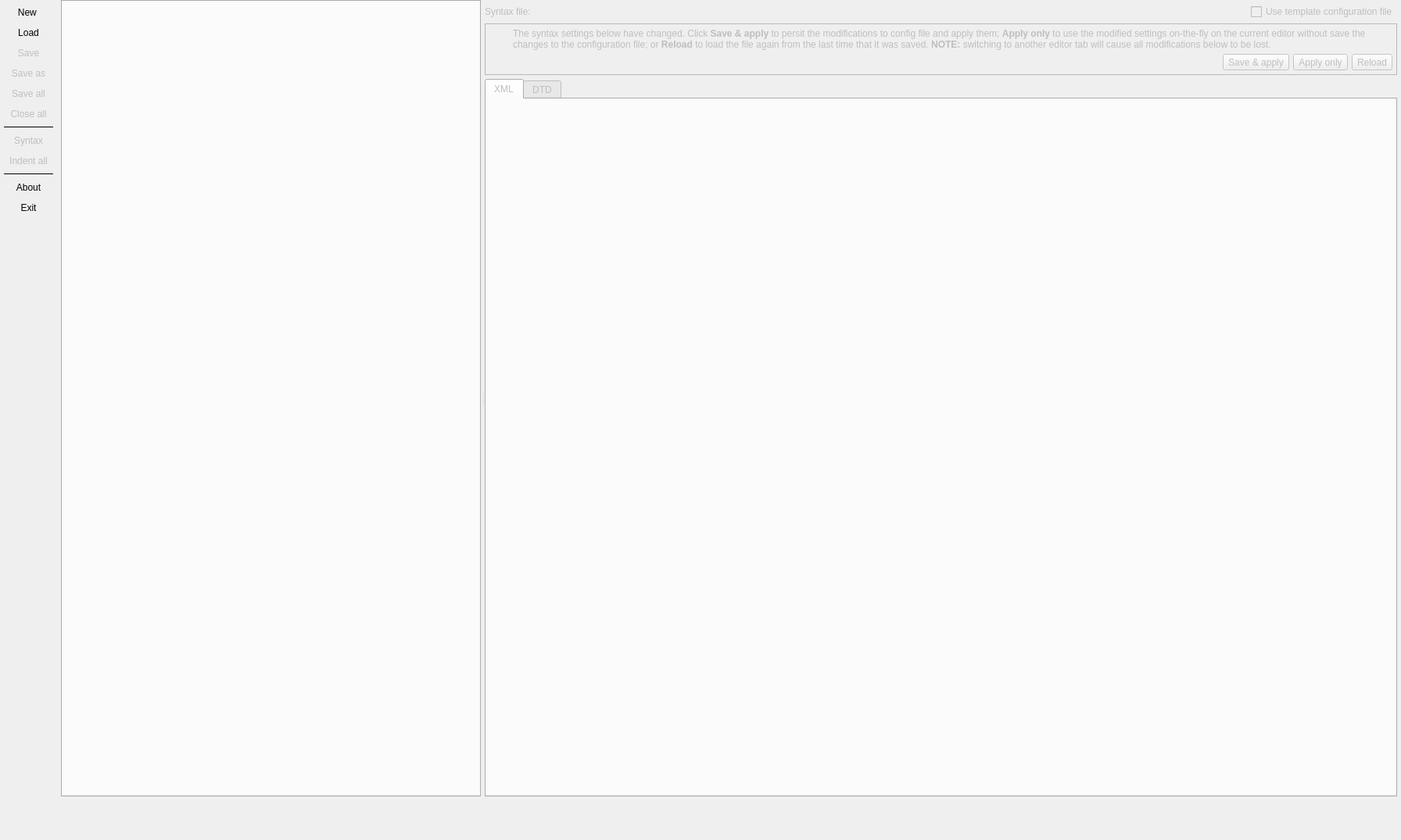
<?xml version="1.0" encoding="UTF-8"?>
<ui version="4.0">
 <class>SchemaEditorForm</class>
 <widget class="QWidget" name="SchemaEditorForm">
  <property name="geometry">
   <rect>
    <x>0</x>
    <y>0</y>
    <width>1792</width>
    <height>1075</height>
   </rect>
  </property>
  <property name="minimumSize">
   <size>
    <width>800</width>
    <height>600</height>
   </size>
  </property>
  <property name="windowTitle">
   <string>pgModeler Schema Editor</string>
  </property>
  <property name="windowIcon">
   <iconset resource="../../../libs/libgui/res/resources.qrc">
    <normaloff>:/images/images/schemafile.png</normaloff>:/images/images/schemafile.png</iconset>
  </property>
  <layout class="QGridLayout" name="gridLayout_3">
   <property name="leftMargin">
    <number>0</number>
   </property>
   <property name="topMargin">
    <number>0</number>
   </property>
   <property name="rightMargin">
    <number>5</number>
   </property>
   <property name="bottomMargin">
    <number>5</number>
   </property>
   <property name="spacing">
    <number>5</number>
   </property>
   <item row="0" column="1">
    <widget class="QSplitter" name="h_splitter">
     <property name="orientation">
      <enum>Qt::Horizontal</enum>
     </property>
     <property name="handleWidth">
      <number>5</number>
     </property>
     <property name="childrenCollapsible">
      <bool>false</bool>
     </property>
     <widget class="QFrame" name="frame">
      <layout class="QGridLayout" name="gridLayout">
       <property name="leftMargin">
        <number>0</number>
       </property>
       <property name="topMargin">
        <number>0</number>
       </property>
       <property name="rightMargin">
        <number>0</number>
       </property>
       <property name="bottomMargin">
        <number>0</number>
       </property>
       <property name="spacing">
        <number>5</number>
       </property>
       <item row="0" column="0">
        <widget class="QTabWidget" name="editors_tbw">
         <property name="maximumSize">
          <size>
           <width>16777215</width>
           <height>16777215</height>
          </size>
         </property>
         <property name="tabPosition">
          <enum>QTabWidget::North</enum>
         </property>
         <property name="tabsClosable">
          <bool>true</bool>
         </property>
        </widget>
       </item>
      </layout>
     </widget>
     <widget class="QFrame" name="syntax_cfg_edit_frm">
      <property name="enabled">
       <bool>false</bool>
      </property>
      <layout class="QGridLayout" name="gridLayout_2">
       <property name="leftMargin">
        <number>0</number>
       </property>
       <property name="topMargin">
        <number>5</number>
       </property>
       <property name="rightMargin">
        <number>0</number>
       </property>
       <property name="bottomMargin">
        <number>0</number>
       </property>
       <property name="spacing">
        <number>5</number>
       </property>
       <item row="0" column="0">
        <widget class="QLabel" name="label_2">
         <property name="sizePolicy">
          <sizepolicy hsizetype="Fixed" vsizetype="Preferred">
           <horstretch>0</horstretch>
           <verstretch>0</verstretch>
          </sizepolicy>
         </property>
         <property name="text">
          <string>Syntax file:</string>
         </property>
        </widget>
       </item>
       <item row="0" column="1" colspan="3">
        <widget class="QWidget" name="syntax_conf_wgt" native="true">
         <property name="sizePolicy">
          <sizepolicy hsizetype="Expanding" vsizetype="Preferred">
           <horstretch>0</horstretch>
           <verstretch>0</verstretch>
          </sizepolicy>
         </property>
        </widget>
       </item>
       <item row="1" column="0" colspan="5">
        <widget class="QFrame" name="alert_frm">
         <property name="sizePolicy">
          <sizepolicy hsizetype="Preferred" vsizetype="Fixed">
           <horstretch>0</horstretch>
           <verstretch>0</verstretch>
          </sizepolicy>
         </property>
         <property name="minimumSize">
          <size>
           <width>0</width>
           <height>0</height>
          </size>
         </property>
         <property name="frameShape">
          <enum>QFrame::StyledPanel</enum>
         </property>
         <property name="frameShadow">
          <enum>QFrame::Raised</enum>
         </property>
         <layout class="QGridLayout" name="gridLayout_4">
          <property name="leftMargin">
           <number>5</number>
          </property>
          <property name="topMargin">
           <number>5</number>
          </property>
          <property name="rightMargin">
           <number>5</number>
          </property>
          <property name="bottomMargin">
           <number>5</number>
          </property>
          <property name="spacing">
           <number>5</number>
          </property>
          <item row="1" column="3">
           <widget class="QToolButton" name="save_conf_tb">
            <property name="enabled">
             <bool>false</bool>
            </property>
            <property name="text">
             <string>Save &amp;&amp; apply</string>
            </property>
            <property name="icon">
             <iconset resource="../../../libs/libgui/res/resources.qrc">
              <normaloff>:/icons/icons/save.png</normaloff>:/icons/icons/save.png</iconset>
            </property>
            <property name="iconSize">
             <size>
              <width>25</width>
              <height>25</height>
             </size>
            </property>
            <property name="toolButtonStyle">
             <enum>Qt::ToolButtonTextBesideIcon</enum>
            </property>
           </widget>
          </item>
          <item row="0" column="0">
           <widget class="QLabel" name="label_6">
            <property name="minimumSize">
             <size>
              <width>25</width>
              <height>25</height>
             </size>
            </property>
            <property name="maximumSize">
             <size>
              <width>25</width>
              <height>25</height>
             </size>
            </property>
            <property name="text">
             <string/>
            </property>
            <property name="textFormat">
             <enum>Qt::AutoText</enum>
            </property>
            <property name="pixmap">
             <pixmap resource="../../../libs/libgui/res/resources.qrc">:/icons/icons/alert.png</pixmap>
            </property>
            <property name="scaledContents">
             <bool>true</bool>
            </property>
           </widget>
          </item>
          <item row="1" column="4">
           <widget class="QToolButton" name="apply_conf_tb">
            <property name="enabled">
             <bool>false</bool>
            </property>
            <property name="text">
             <string>Apply only</string>
            </property>
            <property name="icon">
             <iconset resource="../../../libs/libgui/res/resources.qrc">
              <normaloff>:/icons/icons/confirm.png</normaloff>:/icons/icons/confirm.png</iconset>
            </property>
            <property name="iconSize">
             <size>
              <width>25</width>
              <height>25</height>
             </size>
            </property>
            <property name="toolButtonStyle">
             <enum>Qt::ToolButtonTextBesideIcon</enum>
            </property>
           </widget>
          </item>
          <item row="1" column="5">
           <widget class="QToolButton" name="reload_conf_tb">
            <property name="enabled">
             <bool>false</bool>
            </property>
            <property name="text">
             <string>Reload</string>
            </property>
            <property name="icon">
             <iconset resource="../../../libs/libgui/res/resources.qrc">
              <normaloff>:/icons/icons/refresh.png</normaloff>:/icons/icons/refresh.png</iconset>
            </property>
            <property name="iconSize">
             <size>
              <width>25</width>
              <height>25</height>
             </size>
            </property>
            <property name="toolButtonStyle">
             <enum>Qt::ToolButtonTextBesideIcon</enum>
            </property>
           </widget>
          </item>
          <item row="0" column="1" colspan="5">
           <widget class="QLabel" name="hint_lbl">
            <property name="sizePolicy">
             <sizepolicy hsizetype="Preferred" vsizetype="Preferred">
              <horstretch>0</horstretch>
              <verstretch>0</verstretch>
             </sizepolicy>
            </property>
            <property name="font">
             <font>
              <bold>false</bold>
              <underline>false</underline>
              <strikeout>false</strikeout>
              <kerning>true</kerning>
             </font>
            </property>
            <property name="text">
             <string>The syntax settings below have changed. Click &lt;strong&gt;Save &amp; apply&lt;/strong&gt; to persit the modifications to config file and apply them; &lt;strong&gt;Apply only&lt;/strong&gt; to use the modified settings on-the-fly on the current editor without save the changes to the configuration file; or &lt;strong&gt;Reload&lt;/strong&gt; to load the file again from the last time that it was saved. &lt;strong&gt;NOTE:&lt;/strong&gt; switching to another editor tab will cause all modifications below to be lost.</string>
            </property>
            <property name="wordWrap">
             <bool>true</bool>
            </property>
           </widget>
          </item>
          <item row="1" column="0" colspan="3">
           <spacer name="horizontalSpacer">
            <property name="orientation">
             <enum>Qt::Horizontal</enum>
            </property>
            <property name="sizeHint" stdset="0">
             <size>
              <width>40</width>
              <height>20</height>
             </size>
            </property>
           </spacer>
          </item>
         </layout>
        </widget>
       </item>
       <item row="0" column="4">
        <widget class="QCheckBox" name="use_tmpl_file_chk">
         <property name="sizePolicy">
          <sizepolicy hsizetype="Fixed" vsizetype="Fixed">
           <horstretch>0</horstretch>
           <verstretch>0</verstretch>
          </sizepolicy>
         </property>
         <property name="toolTip">
          <string>&lt;p&gt;Instead of loading the configuration file at user's local storage, loads the template one inside the pgModeler's installation folder.&lt;/p&gt;</string>
         </property>
         <property name="text">
          <string>Use template configuration file</string>
         </property>
        </widget>
       </item>
       <item row="2" column="0" colspan="5">
        <widget class="QTabWidget" name="tabWidget">
         <property name="currentIndex">
          <number>0</number>
         </property>
         <widget class="QWidget" name="tab">
          <attribute name="title">
           <string>XML</string>
          </attribute>
          <layout class="QVBoxLayout" name="verticalLayout">
           <property name="spacing">
            <number>5</number>
           </property>
           <property name="leftMargin">
            <number>5</number>
           </property>
           <property name="topMargin">
            <number>5</number>
           </property>
           <property name="rightMargin">
            <number>5</number>
           </property>
           <property name="bottomMargin">
            <number>5</number>
           </property>
           <item>
            <widget class="QWidget" name="syntax_wgt" native="true">
             <property name="sizePolicy">
              <sizepolicy hsizetype="Preferred" vsizetype="Expanding">
               <horstretch>0</horstretch>
               <verstretch>0</verstretch>
              </sizepolicy>
             </property>
             <property name="maximumSize">
              <size>
               <width>16777215</width>
               <height>16777215</height>
              </size>
             </property>
            </widget>
           </item>
          </layout>
         </widget>
         <widget class="QWidget" name="tab_2">
          <attribute name="title">
           <string>DTD</string>
          </attribute>
          <layout class="QVBoxLayout" name="verticalLayout_2">
           <property name="spacing">
            <number>5</number>
           </property>
           <property name="leftMargin">
            <number>5</number>
           </property>
           <property name="topMargin">
            <number>5</number>
           </property>
           <property name="rightMargin">
            <number>5</number>
           </property>
           <property name="bottomMargin">
            <number>5</number>
           </property>
           <item>
            <widget class="QWidget" name="dtd_wgt" native="true">
             <property name="sizePolicy">
              <sizepolicy hsizetype="Preferred" vsizetype="Expanding">
               <horstretch>0</horstretch>
               <verstretch>0</verstretch>
              </sizepolicy>
             </property>
             <property name="maximumSize">
              <size>
               <width>16777215</width>
               <height>16777215</height>
              </size>
             </property>
            </widget>
           </item>
          </layout>
         </widget>
        </widget>
       </item>
      </layout>
     </widget>
    </widget>
   </item>
   <item row="0" column="0">
    <widget class="QWidget" name="bnts_parent_wgt" native="true">
     <property name="sizePolicy">
      <sizepolicy hsizetype="Fixed" vsizetype="Preferred">
       <horstretch>0</horstretch>
       <verstretch>0</verstretch>
      </sizepolicy>
     </property>
     <property name="minimumSize">
      <size>
       <width>0</width>
       <height>0</height>
      </size>
     </property>
     <layout class="QGridLayout" name="gridLayout_9">
      <property name="leftMargin">
       <number>5</number>
      </property>
      <property name="topMargin">
       <number>5</number>
      </property>
      <property name="rightMargin">
       <number>5</number>
      </property>
      <property name="bottomMargin">
       <number>5</number>
      </property>
      <property name="spacing">
       <number>5</number>
      </property>
      <item row="6" column="0">
       <widget class="Line" name="separator_ln_2">
        <property name="frameShadow">
         <enum>QFrame::Plain</enum>
        </property>
        <property name="orientation">
         <enum>Qt::Horizontal</enum>
        </property>
       </widget>
      </item>
      <item row="9" column="0">
       <widget class="Line" name="separator_ln">
        <property name="frameShadow">
         <enum>QFrame::Plain</enum>
        </property>
        <property name="orientation">
         <enum>Qt::Horizontal</enum>
        </property>
       </widget>
      </item>
      <item row="3" column="0">
       <widget class="QToolButton" name="save_as_tb">
        <property name="enabled">
         <bool>false</bool>
        </property>
        <property name="sizePolicy">
         <sizepolicy hsizetype="Preferred" vsizetype="Fixed">
          <horstretch>0</horstretch>
          <verstretch>0</verstretch>
         </sizepolicy>
        </property>
        <property name="minimumSize">
         <size>
          <width>0</width>
          <height>0</height>
         </size>
        </property>
        <property name="toolTip">
         <string>Save changes to another file</string>
        </property>
        <property name="text">
         <string>Save as</string>
        </property>
        <property name="icon">
         <iconset resource="../../../libs/libgui/res/resources.qrc">
          <normaloff>:/icons/icons/saveas.png</normaloff>:/icons/icons/saveas.png</iconset>
        </property>
        <property name="iconSize">
         <size>
          <width>32</width>
          <height>32</height>
         </size>
        </property>
        <property name="toolButtonStyle">
         <enum>Qt::ToolButtonTextUnderIcon</enum>
        </property>
        <property name="autoRaise">
         <bool>true</bool>
        </property>
       </widget>
      </item>
      <item row="11" column="0">
       <widget class="QToolButton" name="exit_tb">
        <property name="enabled">
         <bool>true</bool>
        </property>
        <property name="sizePolicy">
         <sizepolicy hsizetype="Preferred" vsizetype="Fixed">
          <horstretch>0</horstretch>
          <verstretch>0</verstretch>
         </sizepolicy>
        </property>
        <property name="minimumSize">
         <size>
          <width>0</width>
          <height>0</height>
         </size>
        </property>
        <property name="text">
         <string>Exit</string>
        </property>
        <property name="icon">
         <iconset resource="../../../libs/libgui/res/resources.qrc">
          <normaloff>:/icons/icons/exit.png</normaloff>:/icons/icons/exit.png</iconset>
        </property>
        <property name="iconSize">
         <size>
          <width>32</width>
          <height>32</height>
         </size>
        </property>
        <property name="toolButtonStyle">
         <enum>Qt::ToolButtonTextUnderIcon</enum>
        </property>
        <property name="autoRaise">
         <bool>true</bool>
        </property>
       </widget>
      </item>
      <item row="0" column="0">
       <widget class="QToolButton" name="new_tb">
        <property name="enabled">
         <bool>true</bool>
        </property>
        <property name="sizePolicy">
         <sizepolicy hsizetype="Preferred" vsizetype="Fixed">
          <horstretch>0</horstretch>
          <verstretch>0</verstretch>
         </sizepolicy>
        </property>
        <property name="minimumSize">
         <size>
          <width>0</width>
          <height>0</height>
         </size>
        </property>
        <property name="toolTip">
         <string>Open a new editor</string>
        </property>
        <property name="text">
         <string>New </string>
        </property>
        <property name="icon">
         <iconset resource="../../../libs/libgui/res/resources.qrc">
          <normaloff>:/icons/icons/new.png</normaloff>:/icons/icons/new.png</iconset>
        </property>
        <property name="iconSize">
         <size>
          <width>32</width>
          <height>32</height>
         </size>
        </property>
        <property name="shortcut">
         <string>Ctrl+N</string>
        </property>
        <property name="toolButtonStyle">
         <enum>Qt::ToolButtonTextUnderIcon</enum>
        </property>
        <property name="autoRaise">
         <bool>true</bool>
        </property>
       </widget>
      </item>
      <item row="2" column="0">
       <widget class="QToolButton" name="save_tb">
        <property name="enabled">
         <bool>false</bool>
        </property>
        <property name="sizePolicy">
         <sizepolicy hsizetype="Preferred" vsizetype="Fixed">
          <horstretch>0</horstretch>
          <verstretch>0</verstretch>
         </sizepolicy>
        </property>
        <property name="minimumSize">
         <size>
          <width>0</width>
          <height>0</height>
         </size>
        </property>
        <property name="toolTip">
         <string>Save changes</string>
        </property>
        <property name="text">
         <string>Save</string>
        </property>
        <property name="icon">
         <iconset resource="../../../libs/libgui/res/resources.qrc">
          <normaloff>:/icons/icons/save.png</normaloff>:/icons/icons/save.png</iconset>
        </property>
        <property name="iconSize">
         <size>
          <width>32</width>
          <height>32</height>
         </size>
        </property>
        <property name="shortcut">
         <string>Ctrl+S</string>
        </property>
        <property name="toolButtonStyle">
         <enum>Qt::ToolButtonTextUnderIcon</enum>
        </property>
        <property name="autoRaise">
         <bool>true</bool>
        </property>
       </widget>
      </item>
      <item row="1" column="0">
       <widget class="QToolButton" name="load_tb">
        <property name="enabled">
         <bool>true</bool>
        </property>
        <property name="sizePolicy">
         <sizepolicy hsizetype="Preferred" vsizetype="Fixed">
          <horstretch>0</horstretch>
          <verstretch>0</verstretch>
         </sizepolicy>
        </property>
        <property name="minimumSize">
         <size>
          <width>0</width>
          <height>0</height>
         </size>
        </property>
        <property name="toolTip">
         <string>Load files</string>
        </property>
        <property name="text">
         <string>Load</string>
        </property>
        <property name="icon">
         <iconset resource="../../../libs/libgui/res/resources.qrc">
          <normaloff>:/icons/icons/open.png</normaloff>:/icons/icons/open.png</iconset>
        </property>
        <property name="iconSize">
         <size>
          <width>32</width>
          <height>32</height>
         </size>
        </property>
        <property name="shortcut">
         <string>Ctrl+L</string>
        </property>
        <property name="toolButtonStyle">
         <enum>Qt::ToolButtonTextUnderIcon</enum>
        </property>
        <property name="autoRaise">
         <bool>true</bool>
        </property>
       </widget>
      </item>
      <item row="37" column="0">
       <spacer name="verticalSpacer">
        <property name="orientation">
         <enum>Qt::Vertical</enum>
        </property>
        <property name="sizeHint" stdset="0">
         <size>
          <width>20</width>
          <height>40</height>
         </size>
        </property>
       </spacer>
      </item>
      <item row="10" column="0">
       <widget class="QToolButton" name="about_tb">
        <property name="enabled">
         <bool>true</bool>
        </property>
        <property name="sizePolicy">
         <sizepolicy hsizetype="Preferred" vsizetype="Fixed">
          <horstretch>0</horstretch>
          <verstretch>0</verstretch>
         </sizepolicy>
        </property>
        <property name="minimumSize">
         <size>
          <width>0</width>
          <height>0</height>
         </size>
        </property>
        <property name="text">
         <string>About</string>
        </property>
        <property name="icon">
         <iconset resource="../../../libs/libgui/res/resources.qrc">
          <normaloff>:/icons/icons/help.png</normaloff>:/icons/icons/help.png</iconset>
        </property>
        <property name="iconSize">
         <size>
          <width>32</width>
          <height>32</height>
         </size>
        </property>
        <property name="shortcut">
         <string>F1</string>
        </property>
        <property name="toolButtonStyle">
         <enum>Qt::ToolButtonTextUnderIcon</enum>
        </property>
        <property name="autoRaise">
         <bool>true</bool>
        </property>
       </widget>
      </item>
      <item row="7" column="0">
       <widget class="QToolButton" name="syntax_tb">
        <property name="enabled">
         <bool>false</bool>
        </property>
        <property name="sizePolicy">
         <sizepolicy hsizetype="Preferred" vsizetype="Fixed">
          <horstretch>0</horstretch>
          <verstretch>0</verstretch>
         </sizepolicy>
        </property>
        <property name="minimumSize">
         <size>
          <width>0</width>
          <height>0</height>
         </size>
        </property>
        <property name="toolTip">
         <string>Choose the syntax highlighting mode</string>
        </property>
        <property name="text">
         <string>Syntax</string>
        </property>
        <property name="icon">
         <iconset resource="../../../libs/libgui/res/resources.qrc">
          <normaloff>:/icons/icons/xmlcode.png</normaloff>:/icons/icons/xmlcode.png</iconset>
        </property>
        <property name="iconSize">
         <size>
          <width>32</width>
          <height>32</height>
         </size>
        </property>
        <property name="popupMode">
         <enum>QToolButton::InstantPopup</enum>
        </property>
        <property name="toolButtonStyle">
         <enum>Qt::ToolButtonTextUnderIcon</enum>
        </property>
        <property name="autoRaise">
         <bool>true</bool>
        </property>
        <property name="arrowType">
         <enum>Qt::NoArrow</enum>
        </property>
       </widget>
      </item>
      <item row="8" column="0">
       <widget class="QToolButton" name="indent_all_tb">
        <property name="enabled">
         <bool>false</bool>
        </property>
        <property name="sizePolicy">
         <sizepolicy hsizetype="Preferred" vsizetype="Fixed">
          <horstretch>0</horstretch>
          <verstretch>0</verstretch>
         </sizepolicy>
        </property>
        <property name="minimumSize">
         <size>
          <width>0</width>
          <height>0</height>
         </size>
        </property>
        <property name="toolTip">
         <string>Apply identation to all open editors</string>
        </property>
        <property name="text">
         <string>Indent all</string>
        </property>
        <property name="icon">
         <iconset resource="../../../libs/libgui/res/resources.qrc">
          <normaloff>:/icons/icons/indent.png</normaloff>:/icons/icons/indent.png</iconset>
        </property>
        <property name="iconSize">
         <size>
          <width>32</width>
          <height>32</height>
         </size>
        </property>
        <property name="toolButtonStyle">
         <enum>Qt::ToolButtonTextUnderIcon</enum>
        </property>
        <property name="autoRaise">
         <bool>true</bool>
        </property>
       </widget>
      </item>
      <item row="4" column="0">
       <widget class="QToolButton" name="save_all_tb">
        <property name="enabled">
         <bool>false</bool>
        </property>
        <property name="sizePolicy">
         <sizepolicy hsizetype="Preferred" vsizetype="Fixed">
          <horstretch>0</horstretch>
          <verstretch>0</verstretch>
         </sizepolicy>
        </property>
        <property name="minimumSize">
         <size>
          <width>0</width>
          <height>0</height>
         </size>
        </property>
        <property name="toolTip">
         <string/>
        </property>
        <property name="text">
         <string>Save all</string>
        </property>
        <property name="icon">
         <iconset resource="../../../libs/libgui/res/resources.qrc">
          <normaloff>:/icons/icons/saveall.png</normaloff>:/icons/icons/saveall.png</iconset>
        </property>
        <property name="iconSize">
         <size>
          <width>32</width>
          <height>32</height>
         </size>
        </property>
        <property name="toolButtonStyle">
         <enum>Qt::ToolButtonTextUnderIcon</enum>
        </property>
        <property name="autoRaise">
         <bool>true</bool>
        </property>
       </widget>
      </item>
      <item row="5" column="0">
       <widget class="QToolButton" name="close_all_tb">
        <property name="enabled">
         <bool>false</bool>
        </property>
        <property name="sizePolicy">
         <sizepolicy hsizetype="Preferred" vsizetype="Fixed">
          <horstretch>0</horstretch>
          <verstretch>0</verstretch>
         </sizepolicy>
        </property>
        <property name="minimumSize">
         <size>
          <width>0</width>
          <height>0</height>
         </size>
        </property>
        <property name="toolTip">
         <string/>
        </property>
        <property name="text">
         <string>Close all</string>
        </property>
        <property name="icon">
         <iconset resource="../../../libs/libgui/res/resources.qrc">
          <normaloff>:/icons/icons/close.png</normaloff>:/icons/icons/close.png</iconset>
        </property>
        <property name="iconSize">
         <size>
          <width>32</width>
          <height>32</height>
         </size>
        </property>
        <property name="toolButtonStyle">
         <enum>Qt::ToolButtonTextUnderIcon</enum>
        </property>
        <property name="autoRaise">
         <bool>true</bool>
        </property>
       </widget>
      </item>
     </layout>
    </widget>
   </item>
   <item row="1" column="0" colspan="2">
    <layout class="QGridLayout" name="buttons_lt">
     <property name="leftMargin">
      <number>5</number>
     </property>
     <property name="topMargin">
      <number>5</number>
     </property>
     <property name="rightMargin">
      <number>5</number>
     </property>
     <property name="bottomMargin">
      <number>5</number>
     </property>
     <property name="spacing">
      <number>5</number>
     </property>
     <item row="0" column="0">
      <widget class="QLabel" name="label">
       <property name="sizePolicy">
        <sizepolicy hsizetype="Preferred" vsizetype="Fixed">
         <horstretch>0</horstretch>
         <verstretch>0</verstretch>
        </sizepolicy>
       </property>
       <property name="minimumSize">
        <size>
         <width>169</width>
         <height>35</height>
        </size>
       </property>
       <property name="maximumSize">
        <size>
         <width>169</width>
         <height>35</height>
        </size>
       </property>
       <property name="styleSheet">
        <string notr="true"/>
       </property>
       <property name="text">
        <string/>
       </property>
       <property name="textFormat">
        <enum>Qt::PlainText</enum>
       </property>
       <property name="pixmap">
        <pixmap resource="../../../libs/libgui/res/resources.qrc">:/images/images/pgmodeler_name.png</pixmap>
       </property>
       <property name="scaledContents">
        <bool>true</bool>
       </property>
      </widget>
     </item>
     <item row="0" column="1">
      <spacer name="horizontalSpacer_4">
       <property name="orientation">
        <enum>Qt::Horizontal</enum>
       </property>
       <property name="sizeHint" stdset="0">
        <size>
         <width>40</width>
         <height>20</height>
        </size>
       </property>
      </spacer>
     </item>
    </layout>
   </item>
  </layout>
 </widget>
 <tabstops>
  <tabstop>new_tb</tabstop>
  <tabstop>load_tb</tabstop>
  <tabstop>save_tb</tabstop>
  <tabstop>save_as_tb</tabstop>
  <tabstop>save_all_tb</tabstop>
  <tabstop>close_all_tb</tabstop>
  <tabstop>syntax_tb</tabstop>
  <tabstop>indent_all_tb</tabstop>
  <tabstop>about_tb</tabstop>
  <tabstop>exit_tb</tabstop>
  <tabstop>editors_tbw</tabstop>
  <tabstop>tabWidget</tabstop>
  <tabstop>use_tmpl_file_chk</tabstop>
  <tabstop>save_conf_tb</tabstop>
  <tabstop>apply_conf_tb</tabstop>
  <tabstop>reload_conf_tb</tabstop>
 </tabstops>
 <resources>
  <include location="../../../libs/libgui/res/resources.qrc"/>
  <include location="../../../libs/libgui/res/resources.qrc"/>
 </resources>
 <connections/>
</ui>
